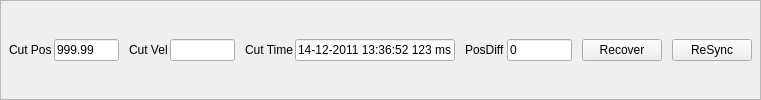
       <widget class="QFrame" name="frameFooter">
        <property name="frameShape">
         <enum>QFrame::Shape::StyledPanel</enum>
        </property>
        <layout class="QHBoxLayout" name="layoutBottom" stretch="0,0,0,0,0,0">
         <property name="spacing">
          <number>10</number>
         </property>
         <property name="leftMargin">
          <number>8</number>
         </property>
         <property name="topMargin">
          <number>6</number>
         </property>
         <property name="rightMargin">
          <number>8</number>
         </property>
         <property name="bottomMargin">
          <number>6</number>
         </property>
         <item>
          <layout class="QHBoxLayout" name="horizontalLayout_7">
           <property name="spacing">
            <number>2</number>
           </property>
           <item>
            <widget class="QLabel" name="lblCutPos">
             <property name="text">
              <string>Cut Pos</string>
             </property>
             <property name="role" stdset="0">
              <string>headerSmall</string>
             </property>
            </widget>
           </item>
           <item>
            <widget class="QLineEdit" name="txtCutPos">
             <property name="minimumSize">
              <size>
               <width>65</width>
               <height>0</height>
              </size>
             </property>
             <property name="maximumSize">
              <size>
               <width>65</width>
               <height>16777215</height>
              </size>
             </property>
             <property name="text">
              <string>999.99</string>
             </property>
             <property name="readOnly">
              <bool>true</bool>
             </property>
            </widget>
           </item>
          </layout>
         </item>
         <item>
          <layout class="QHBoxLayout" name="horizontalLayout_4">
           <property name="spacing">
            <number>2</number>
           </property>
           <item>
            <widget class="QLabel" name="lblCutVel">
             <property name="text">
              <string>Cut Vel</string>
             </property>
             <property name="role" stdset="0">
              <string>headerSmall</string>
             </property>
            </widget>
           </item>
           <item>
            <widget class="QLineEdit" name="txtCutVel">
             <property name="minimumSize">
              <size>
               <width>65</width>
               <height>0</height>
              </size>
             </property>
             <property name="maximumSize">
              <size>
               <width>65</width>
               <height>16777215</height>
              </size>
             </property>
             <property name="text">
              <string/>
             </property>
             <property name="readOnly">
              <bool>true</bool>
             </property>
            </widget>
           </item>
          </layout>
         </item>
         <item>
          <layout class="QHBoxLayout" name="horizontalLayout_5">
           <property name="spacing">
            <number>2</number>
           </property>
           <item>
            <widget class="QLabel" name="lblCutTime">
             <property name="text">
              <string>Cut Time</string>
             </property>
             <property name="role" stdset="0">
              <string>headerSmall</string>
             </property>
            </widget>
           </item>
           <item>
            <widget class="QLineEdit" name="txtCutTime">
             <property name="minimumSize">
              <size>
               <width>160</width>
               <height>0</height>
              </size>
             </property>
             <property name="maximumSize">
              <size>
               <width>160</width>
               <height>16777215</height>
              </size>
             </property>
             <property name="text">
              <string>14-12-2011 13:36:52 123 ms</string>
             </property>
             <property name="readOnly">
              <bool>true</bool>
             </property>
            </widget>
           </item>
          </layout>
         </item>
         <item>
          <layout class="QHBoxLayout" name="horizontalLayout_6">
           <property name="spacing">
            <number>2</number>
           </property>
           <item>
            <widget class="QLabel" name="lblPosDiff">
             <property name="text">
              <string>PosDiff</string>
             </property>
             <property name="role" stdset="0">
              <string>headerSmall</string>
             </property>
            </widget>
           </item>
           <item>
            <widget class="QLineEdit" name="txtPosdiff">
             <property name="minimumSize">
              <size>
               <width>65</width>
               <height>0</height>
              </size>
             </property>
             <property name="maximumSize">
              <size>
               <width>65</width>
               <height>16777215</height>
              </size>
             </property>
             <property name="text">
              <string>0</string>
             </property>
             <property name="readOnly">
              <bool>true</bool>
             </property>
            </widget>
           </item>
          </layout>
         </item>
         <item>
          <widget class="QPushButton" name="btnRecover">
           <property name="text">
            <string>Recover</string>
           </property>
          </widget>
         </item>
         <item>
          <widget class="QPushButton" name="btnDiagResync">
           <property name="text">
            <string>ReSync</string>
           </property>
          </widget>
         </item>
        </layout>
       </widget>
